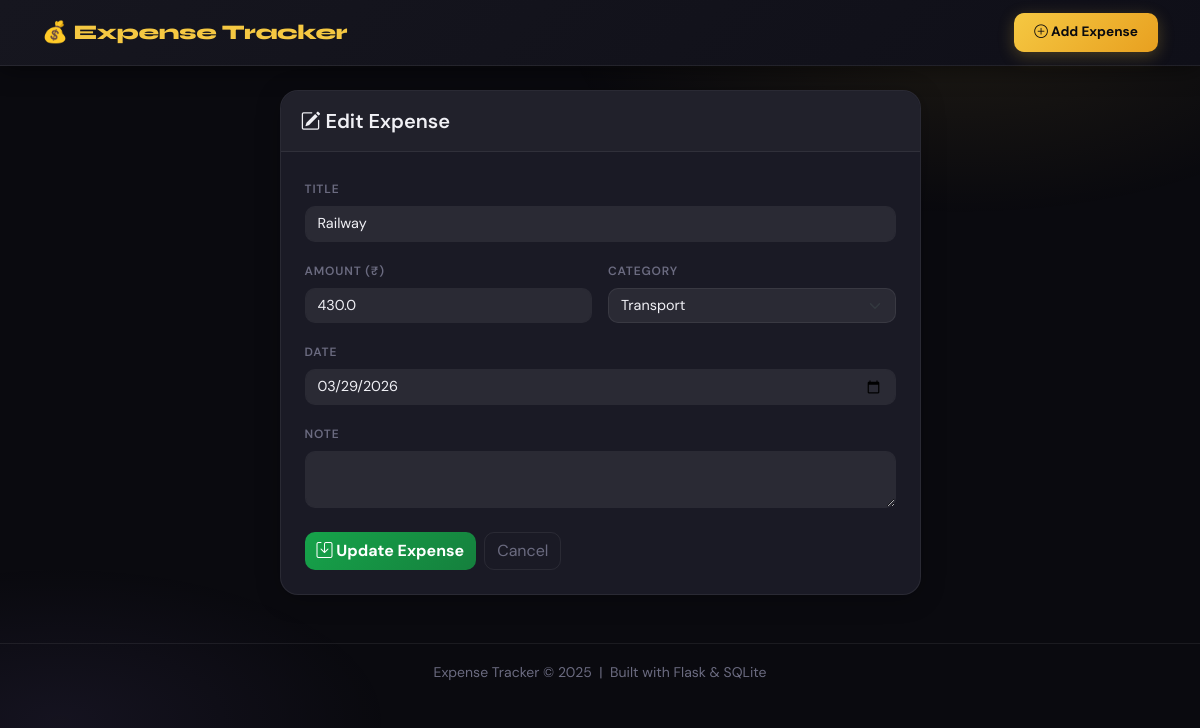
Page /edit/2 on the committed database.
### tables this page shows
CREATE TABLE expenses (
            id        INTEGER PRIMARY KEY AUTOINCREMENT,
            title     TEXT    NOT NULL,
            amount    REAL    NOT NULL,
            category  TEXT    NOT NULL,
            date      TEXT    NOT NULL,
            note      TEXT
        );

### app.py (the view, shortened to what this page needs)
@app.route("/edit/<int:expense_id>", methods=["GET", "POST"])
def edit_expense(expense_id):
    categories = ["Food", "Transport", "Shopping", "Bills", "Health", "Education", "Other"]
    conn = get_db()
    expense = conn.execute("SELECT * FROM expenses WHERE id = ?", (expense_id,)).fetchone()
    if not expense:
        flash("Expense not found.", "danger")
        return redirect(url_for("index"))
    conn.close()
    return render_template("edit_expense.html", expense=expense, categories=categories)

### app.py (called while the page is built)
def get_db():
    conn = sqlite3.connect(DB_NAME)
    conn.row_factory = sqlite3.Row   # access columns by name
    return conn

### templates/edit_expense.html
{% extends "base.html" %}
{% block content %}
<div class="row justify-content-center">
  <div class="col-md-7">
    <div class="card">
      <div class="card-header fw-semibold fs-5">
        <i class="bi bi-pencil-square"></i> Edit Expense
      </div>
      <div class="card-body p-4">
        <form method="POST">
          <div class="mb-3">
            <label class="form-label fw-semibold">Title</label>
            <input type="text" name="title" class="form-control"
                   value="{{ expense['title'] }}" required/>
          </div>
          <div class="row g-3 mb-3">
            <div class="col-md-6">
              <label class="form-label fw-semibold">Amount (₹)</label>
              <input type="number" name="amount" class="form-control"
                     value="{{ expense['amount'] }}" step="0.01" min="0.01" required/>
            </div>
            <div class="col-md-6">
              <label class="form-label fw-semibold">Category</label>
              <select name="category" class="form-select">
                {% for cat in categories %}
                <option value="{{ cat }}" {% if cat == expense['category'] %}selected{% endif %}>{{ cat }}</option>
                {% endfor %}
              </select>
            </div>
          </div>
          <div class="mb-3">
            <label class="form-label fw-semibold">Date</label>
            <input type="date" name="date" class="form-control"
                   value="{{ expense['date'] }}" required/>
          </div>
          <div class="mb-4">
            <label class="form-label fw-semibold">Note</label>
            <textarea name="note" class="form-control" rows="2">{{ expense['note'] or '' }}</textarea>
          </div>
          <div class="d-flex gap-2">
            <button type="submit" class="btn btn-success">
              <i class="bi bi-save"></i> Update Expense
            </button>
            <a href="{{ url_for('index') }}" class="btn btn-outline-secondary">Cancel</a>
          </div>
        </form>
      </div>
    </div>
  </div>
</div>
{% endblock %}

### static/style.css (style rules this page uses)
:root { --bg: #0a0a0f; --surface: #13131a; --card: #1a1a25; --border: rgba(255,255,255,0.07); --gold: #f5c842; --gold2: #e8a020; --text: #f0f0f5; --muted: #6b6b80; --green: #22c55e; --red: #f87171; --blue: #60a5fa; --purple: #a78bfa; }
html, body { background-color: var(--bg) !important; color: var(--text) !important; font-family: 'DM Sans', 'Segoe UI', sans-serif !important; min-height: 100vh; }
body::before { content: ''; position: fixed; inset: 0; background: radial-gradient(ellipse 60% 40% at 80% 5%, rgba(245,200,66,0.08) 0%, transparent 55%), radial-gradient(ellipse 50% 35% at 5% 90%, rgba(167,139,250,0.07) 0%, transparent 55%); pointer-events: none; z-index: 0; }
.card { background-color: var(--card) !important; border: 1px solid var(--border) !important; border-radius: 18px !important; color: var(--text) !important; box-shadow: 0 4px 24px rgba(0,0,0,0.25) !important; }
.card-header { background-color: rgba(255,255,255,0.03) !important; border-bottom: 1px solid var(--border) !important; border-radius: 18px 18px 0 0 !important; color: var(--text) !important; font-weight: 600; padding: 15px 20px; }
.card-body { color: var(--text) !important; }
.form-select, .form-control { background-color: rgba(255,255,255,0.07) !important; border: 1px solid var(--border) !important; border-radius: 10px !important; color: var(--text) !important; font-size: 0.9rem; }
.form-select option { background-color: #1a1a25; color: var(--text); }
.form-control::placeholder { color: var(--muted); }
.form-label { color: var(--muted) !important; font-size: 0.75rem; text-transform: uppercase; letter-spacing: 0.07em; }
.btn-success { background: linear-gradient(135deg, #16a34a, #15803d) !important; border: none !important; border-radius: 10px !important; font-weight: 700; }
.btn-outline-secondary { border-color: var(--border) !important; color: var(--muted) !important; border-radius: 10px !important; }
.card { animation: fadeUp 0.45s ease both; }
.card:nth-child(1) { animation-delay: 0.05s; }

### rows in the picture
expenses: title "Railway", amount "430.0", category "Transport", date "03/29/2026"
